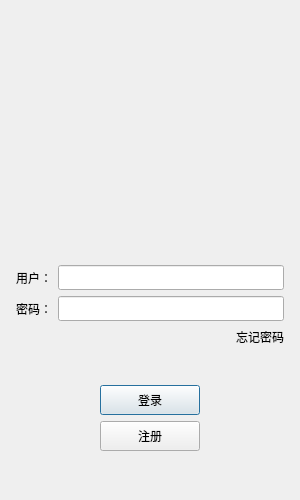
<?xml version="1.0" encoding="UTF-8"?>
<ui version="4.0">
 <class>LoginDialog</class>
 <widget class="QDialog" name="LoginDialog">
  <property name="geometry">
   <rect>
    <x>0</x>
    <y>0</y>
    <width>300</width>
    <height>500</height>
   </rect>
  </property>
  <property name="minimumSize">
   <size>
    <width>300</width>
    <height>500</height>
   </size>
  </property>
  <property name="maximumSize">
   <size>
    <width>300</width>
    <height>500</height>
   </size>
  </property>
  <property name="windowTitle">
   <string>Dialog</string>
  </property>
  <layout class="QVBoxLayout" name="verticalLayout_3">
   <item>
    <layout class="QVBoxLayout" name="verticalLayout_2">
     <property name="leftMargin">
      <number>5</number>
     </property>
     <property name="topMargin">
      <number>5</number>
     </property>
     <property name="rightMargin">
      <number>5</number>
     </property>
     <property name="bottomMargin">
      <number>5</number>
     </property>
     <item>
      <widget class="QWidget" name="widget" native="true">
       <property name="minimumSize">
        <size>
         <width>200</width>
         <height>200</height>
        </size>
       </property>
       <layout class="QGridLayout" name="gridLayout">
        <item row="0" column="0">
         <widget class="QLabel" name="head_label">
          <property name="minimumSize">
           <size>
            <width>200</width>
            <height>200</height>
           </size>
          </property>
          <property name="maximumSize">
           <size>
            <width>200</width>
            <height>200</height>
           </size>
          </property>
          <property name="text">
           <string/>
          </property>
          <property name="pixmap">
           <pixmap resource="../../res/qrc/rc.qrc">:/img/xixi.png</pixmap>
          </property>
         </widget>
        </item>
       </layout>
      </widget>
     </item>
     <item>
      <spacer name="verticalSpacer_3">
       <property name="orientation">
        <enum>Qt::Vertical</enum>
       </property>
       <property name="sizeHint" stdset="0">
        <size>
         <width>20</width>
         <height>40</height>
        </size>
       </property>
      </spacer>
     </item>
     <item>
      <layout class="QHBoxLayout" name="horizontalLayout_2">
       <item>
        <widget class="QLabel" name="user_label">
         <property name="minimumSize">
          <size>
           <width>0</width>
           <height>25</height>
          </size>
         </property>
         <property name="maximumSize">
          <size>
           <width>16777215</width>
           <height>25</height>
          </size>
         </property>
         <property name="text">
          <string>用户：</string>
         </property>
        </widget>
       </item>
       <item>
        <widget class="QLineEdit" name="user_edit">
         <property name="minimumSize">
          <size>
           <width>0</width>
           <height>25</height>
          </size>
         </property>
         <property name="maximumSize">
          <size>
           <width>16777215</width>
           <height>25</height>
          </size>
         </property>
        </widget>
       </item>
      </layout>
     </item>
     <item>
      <layout class="QHBoxLayout" name="horizontalLayout_3">
       <item>
        <widget class="QLabel" name="pass_label">
         <property name="minimumSize">
          <size>
           <width>0</width>
           <height>25</height>
          </size>
         </property>
         <property name="maximumSize">
          <size>
           <width>16777215</width>
           <height>25</height>
          </size>
         </property>
         <property name="text">
          <string>密码：</string>
         </property>
        </widget>
       </item>
       <item>
        <widget class="QLineEdit" name="pass_edit">
         <property name="minimumSize">
          <size>
           <width>0</width>
           <height>25</height>
          </size>
         </property>
         <property name="maximumSize">
          <size>
           <width>16777215</width>
           <height>25</height>
          </size>
         </property>
        </widget>
       </item>
      </layout>
     </item>
     <item>
      <layout class="QHBoxLayout" name="horizontalLayout_4">
       <item>
        <spacer name="horizontalSpacer">
         <property name="orientation">
          <enum>Qt::Horizontal</enum>
         </property>
         <property name="sizeHint" stdset="0">
          <size>
           <width>40</width>
           <height>20</height>
          </size>
         </property>
        </spacer>
       </item>
       <item>
        <widget class="QLabel" name="forget_label">
         <property name="text">
          <string>忘记密码</string>
         </property>
        </widget>
       </item>
      </layout>
     </item>
     <item>
      <spacer name="verticalSpacer_2">
       <property name="orientation">
        <enum>Qt::Vertical</enum>
       </property>
       <property name="sizeHint" stdset="0">
        <size>
         <width>20</width>
         <height>40</height>
        </size>
       </property>
      </spacer>
     </item>
     <item>
      <layout class="QHBoxLayout" name="horizontalLayout_5">
       <item>
        <spacer name="horizontalSpacer_2">
         <property name="orientation">
          <enum>Qt::Horizontal</enum>
         </property>
         <property name="sizeHint" stdset="0">
          <size>
           <width>40</width>
           <height>20</height>
          </size>
         </property>
        </spacer>
       </item>
       <item>
        <widget class="QPushButton" name="login_btn">
         <property name="minimumSize">
          <size>
           <width>100</width>
           <height>30</height>
          </size>
         </property>
         <property name="text">
          <string>登录</string>
         </property>
        </widget>
       </item>
       <item>
        <spacer name="horizontalSpacer_3">
         <property name="orientation">
          <enum>Qt::Horizontal</enum>
         </property>
         <property name="sizeHint" stdset="0">
          <size>
           <width>40</width>
           <height>20</height>
          </size>
         </property>
        </spacer>
       </item>
      </layout>
     </item>
     <item>
      <layout class="QHBoxLayout" name="horizontalLayout_6">
       <item>
        <spacer name="horizontalSpacer_4">
         <property name="orientation">
          <enum>Qt::Horizontal</enum>
         </property>
         <property name="sizeHint" stdset="0">
          <size>
           <width>40</width>
           <height>20</height>
          </size>
         </property>
        </spacer>
       </item>
       <item>
        <widget class="QPushButton" name="reg_btn">
         <property name="minimumSize">
          <size>
           <width>100</width>
           <height>30</height>
          </size>
         </property>
         <property name="text">
          <string>注册</string>
         </property>
        </widget>
       </item>
       <item>
        <spacer name="horizontalSpacer_5">
         <property name="orientation">
          <enum>Qt::Horizontal</enum>
         </property>
         <property name="sizeHint" stdset="0">
          <size>
           <width>40</width>
           <height>20</height>
          </size>
         </property>
        </spacer>
       </item>
      </layout>
     </item>
     <item>
      <spacer name="verticalSpacer">
       <property name="orientation">
        <enum>Qt::Vertical</enum>
       </property>
       <property name="sizeHint" stdset="0">
        <size>
         <width>20</width>
         <height>40</height>
        </size>
       </property>
      </spacer>
     </item>
    </layout>
   </item>
  </layout>
 </widget>
 <resources>
  <include location="../../res/qrc/rc.qrc"/>
  <include location="../../res/qrc/rc.qrc"/>
 </resources>
 <connections/>
</ui>
